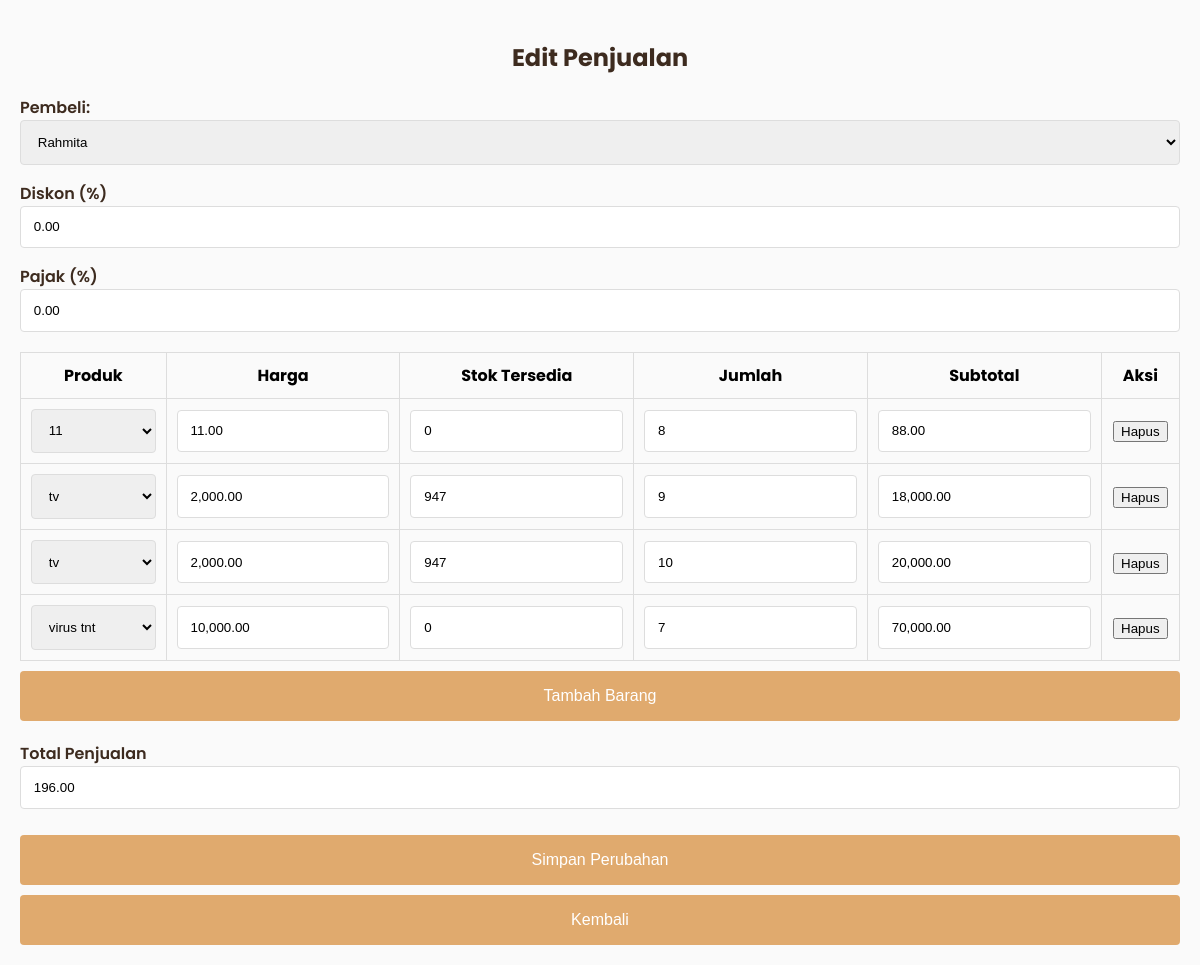
/admin/penjualan/edit_penjualan.php?id=136 (signed in), run on the app's committed database.
### tables this page shows
CREATE TABLE `penjualan` (
  `PenjualanID` int(10) NOT NULL,
  `TanggalPenjualan` datetime DEFAULT NULL,
  `tgl_bayar` datetime DEFAULT NULL,
  `PelangganID` int(10) DEFAULT NULL,
  `status_bayar` enum('belum dibayar','dibayar') NOT NULL DEFAULT 'belum dibayar',
  `invoice` varchar(50) NOT NULL,
  `diskon` decimal(5,2) DEFAULT NULL,
  `pajak` decimal(5,2) DEFAULT NULL,
  `updated_at` datetime DEFAULT current_timestamp() ON UPDATE current_timestamp()
);

CREATE TABLE `pelanggan` (
  `PelangganID` int(10) NOT NULL,
  `NamaPelanggan` varchar(255) DEFAULT NULL,
  `Alamat` text DEFAULT NULL,
  `NomorTelepon` varchar(20) DEFAULT NULL,
  `jk` enum('Laki_Laki','Perempuan') NOT NULL
);

CREATE TABLE `detailpenjualan` (
  `DetailID` int(10) NOT NULL,
  `PenjualanID` int(10) DEFAULT NULL,
  `ProdukID` int(10) DEFAULT NULL,
  `user_id` int(10) DEFAULT NULL,
  `JumlahProduk` int(10) DEFAULT NULL,
  `Subtotal` int(10) DEFAULT NULL,
  `kode_pembayaran` int(10) NOT NULL,
  `total_harga` int(11) NOT NULL,
  `kembalian` double DEFAULT NULL
);

CREATE TABLE `produk` (
  `ProdukID` int(10) NOT NULL,
  `NamaProduk` varchar(255) DEFAULT NULL,
  `Harga` decimal(12,2) DEFAULT NULL,
  `Stok` int(255) DEFAULT NULL,
  `kategori_id` int(11) DEFAULT NULL,
  `deskripsi` text DEFAULT NULL,
  `gambar` varchar(255) DEFAULT NULL
);

### admin/penjualan/edit_penjualan.php (the view, shortened to what this page needs)
<?php
$mysqli = new mysqli("localhost", "root", "", "kasir_reddra");
$penjualanID = isset($_GET['id']) ? intval($_GET['id']) : 0;
$stmt = $mysqli->prepare("SELECT * FROM penjualan WHERE PenjualanID = ?");
$stmt->bind_param("i", $penjualanID);
$stmt->execute();
$result = $stmt->get_result();
$penjualan = $result->fetch_assoc();
$detailPenjualan = [];
$stmt = $mysqli->prepare("SELECT * FROM detailpenjualan WHERE PenjualanID = ?");
$stmt->bind_param("i", $penjualanID);
$stmt->execute();
$result = $stmt->get_result();
while ($row = $result->fetch_assoc()) {
    $detailPenjualan[] = $row;
}
$productList = [];
$resultProducts = $mysqli->query("SELECT ProdukID, NamaProduk, Harga, Stok FROM produk");
if ($resultProducts) {
    while ($row = $resultProducts->fetch_assoc()) {
        $productList[] = $row;
    }
}
$pelangganList = [];
$resultPelanggan = $mysqli->query("SELECT PelangganID, NamaPelanggan FROM pelanggan");
if ($resultPelanggan) {
    while ($row = $resultPelanggan->fetch_assoc()) {
        $pelangganList[] = $row;
    }
}
?>
<!DOCTYPE html>
<html lang="id">
<head>
    <link rel="stylesheet" href="https://cdn.jsdelivr.net/npm/sweetalert2@11/dist/sweetalert2.min.css">
</head>
<body>
    <div class="content-card">
        <h2>Edit Penjualan</h2>
        <form action="" method="post" id="penjualanForm">
            <div class="form-group">
                <label class="form-label" for="pelanggan">Pembeli:</label>
                <select name="pelanggan" id="pelanggan" class="form-control">
                    <?php foreach($pelangganList as $p): ?>
                    <option value="<?= $p['PelangganID'] ?>"
                        <?= ($penjualan['PelangganID'] == $p['PelangganID'] ? 'selected' : '') ?>>
                        <?= htmlspecialchars($p['NamaPelanggan']) ?>
                    </option>
                    <?php endforeach; ?>
                </select>
            </div>
            <div class="form-group">
                <label class="form-label">Diskon (%)</label>
                <input type="number" id="diskonInput" class="form-control"
                    value="<?= htmlspecialchars($penjualan['diskon']) ?>" step="0.01">
            </div>
            <div class="form-group">
                <label class="form-label">Pajak (%)</label>
                <input type="number" id="pajakInput" class="form-control"
                    value="<?= htmlspecialchars($penjualan['pajak']) ?>" step="0.01">
            </div>
            <table id="detailTable">
                <thead>
                    <tr>
                        <th>Produk</th>
                        <th>Harga</th>
                        <th>Stok Tersedia</th>
                        <th>Jumlah</th>
                        <th>Subtotal</th>
                        <th>Aksi</th>
                    </tr>
                </thead>
                <tbody>
                    <?php
                    foreach ($detailPenjualan as $detail):
                        $prodInfo = array_filter($productList, function($prod) use ($detail) {
                            return $prod['ProdukID'] == $detail['ProdukID'];
                        });
                        $prodInfo = array_shift($prodInfo);
                    ?>
                    <tr>
                        <td>
                            <select class="form-control" onchange="updateRow(this)">
                                <?php foreach($productList as $prod): ?>
                                <option value="<?= $prod['ProdukID'] ?>" data-harga="<?= $prod['Harga'] ?>"
                                    data-stok="<?= $prod['Stok'] ?>"
                                    <?= ($detail['ProdukID'] == $prod['ProdukID'] ? 'selected' : '') ?>>
                                    <?= htmlspecialchars($prod['NamaProduk']) ?>
                                </option>
                                <?php endforeach; ?>
                            </select>
                        </td>
                        <td>
                            <input type="text" class="form-control" readonly
                                value="<?= isset($prodInfo['Harga']) ? number_format($prodInfo['Harga'], 2) : '0.00' ?>">
                        </td>
                        <td>
                            <input type="text" class="form-control" readonly
                                value="<?= isset($prodInfo['Stok']) ? $prodInfo['Stok'] : '0' ?>">
                        </td>
                        <td>
                            <input type="number" class="form-control" value="<?= $detail['JumlahProduk'] ?>" min="0"
                                onchange="updateRow(this)">
                        </td>
                        <td>
                            <input type="text" class="form-control" readonly
                                value="<?= number_format($detail['Subtotal'], 2) ?>">
                        </td>
                        <td>
                            <button type="button" onclick="removeRow(this)">Hapus</button>
                        </td>
                    </tr>
                    <?php endforeach; ?>
                </tbody>
            </table>
            <button type="button" class="btn-primary btn-add" onclick="addRow()">Tambah Barang</button>
            <div class="form-group" style="margin-top:20px;">
                <label class="form-label">Total Penjualan</label>
                <input type="text" id="totalPenjualan" class="form-control" readonly value="0">
            </div>
            <button type="submit" name="submit" class="btn-primary">Simpan Perubahan</button>
            <button type="button" onclick="window.location.href='penjualan.php';" class="btn-primary">Kembali</button>
        </form>
    </div>
</body>
</html>

### admin/penjualan/edit_penjualan.php (style rules this page uses)
body { font-family: 'Poppins', sans-serif; background-color: #fafafa; margin: 0; padding: 0; }
.content-card { width: 100%; padding: 20px; box-sizing: border-box; }
h2 { text-align: center; margin-bottom: 20px; color: #3D2B1F; }
.form-group { margin-bottom: 1rem; }
.form-label { margin-bottom: 0.5rem; font-weight: 600; color: #3D2B1F; }
.form-control, select { width: 100%; padding: 0.8rem; border: 1px solid #ddd; border-radius: 4px; box-sizing: border-box; }
button.btn-primary { width: 100%; padding: 1rem; border: none; border-radius: 4px; background-color: #E0AA6E; color: #fff; font-size: 1rem; cursor: pointer; margin-top: 10px; }
table { width: 100%; border-collapse: collapse; margin-top: 20px; }
table, th, td { border: 1px solid #ddd; }
th, td { padding: 10px; text-align: center; }
.btn-add { margin-top: 10px; }

### data on the page
penjualan: pelanggan "Rahmita", diskon "0.00", pajak "0.00"
detailpenjualan: ProdukID.NamaProduk "11", ProdukID.Harga "11.00", ProdukID.Stok "0", JumlahProduk "8", Subtotal "88.00"
detailpenjualan: ProdukID.NamaProduk "tv", ProdukID.Harga "2,000.00", ProdukID.Stok "947", JumlahProduk "9", Subtotal "18,000.00"
detailpenjualan: ProdukID.NamaProduk "tv", ProdukID.Harga "2,000.00", ProdukID.Stok "947", JumlahProduk "10", Subtotal "20,000.00"
detailpenjualan: ProdukID.NamaProduk "virus tnt", ProdukID.Harga "10,000.00", ProdukID.Stok "0", JumlahProduk "7", Subtotal "70,000.00"
